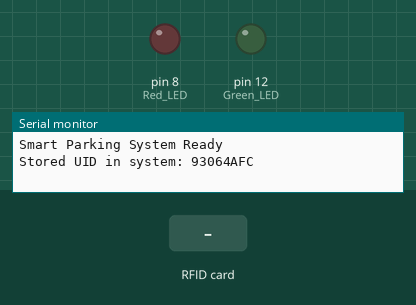
This sketch was run on a simulated Arduino Uno, built with avr-gcc and run on an emulated ATmega328P. On the bench: output pins drawn as LEDs (lit = HIGH), the last lines printed to the serial monitor. Inputs (shaded band) come from the test bench.

Above: at 1.2 s.
1.3 s: RFID card 93 06 4A FC held to the reader
At 2.1 s:
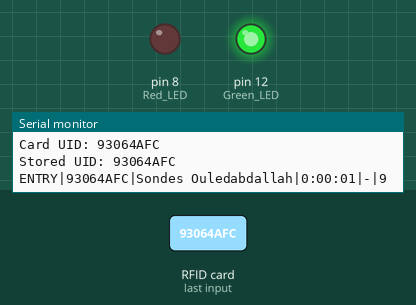
3.8 s: RFID card 5E 7A 19 C4 held to the reader
At 4.5 s:
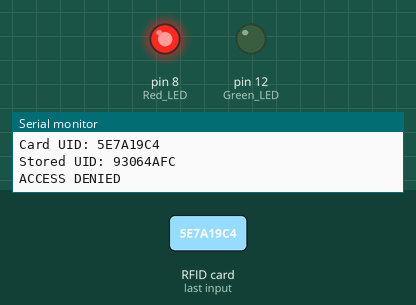
Timing chart, 0 to 7.3 s (numbered marks = the images above; inputs shaded):
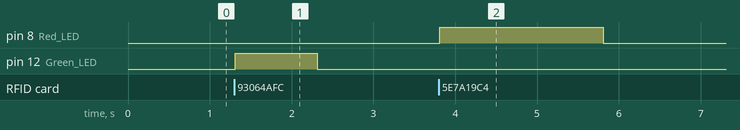

Measured:
- after the input at 1.3 s, pin 12 (Green_LED): LOW → HIGH at once, → LOW 1.0 s later
- after the input at 3.8 s, pin 8 (Red_LED): LOW → HIGH at once, → LOW 2.0 s later

The sketch:

parking.ino
```cpp
#include <Wire.h>
#include <SPI.h>
#include <Adafruit_PN532.h>

#define PN532_IRQ   (2)
#define PN532_RESET (3)

Adafruit_PN532 nfc(PN532_IRQ, PN532_RESET);

// Allowed UID for the card
String allowedUIDs[] = {
  "93064AFC"  // Your RFID card UID
};

// Person name associated with the UID
String personNames[] = {
  "Sondes Ouledabdallah"
};

int availablePlaces = 10;
unsigned long lastEntryTimes[10] = {0};
String currentUIDs[10] = {""};
int parkedCount = 0;

void setup(void) {
  Serial.begin(115200);
  while (!Serial) delay(10);

  pinMode(12, OUTPUT);  // Green LED
  pinMode(8, OUTPUT);   // Red LED

  nfc.begin();

  uint32_t versiondata = nfc.getFirmwareVersion();
  if (!versiondata) {
    Serial.print("Didn't find PN53x board");
    while (1);
  }

  Serial.println("\nSmart Parking System Ready");
  Serial.print("Stored UID in system: ");
  Serial.println(allowedUIDs[0]);
}

void loop(void) {
  uint8_t success;
  uint8_t uid[] = { 0, 0, 0, 0, 0, 0, 0 };
  uint8_t uidLength;

  success = nfc.readPassiveTargetID(PN532_MIFARE_ISO14443A, uid, &uidLength);

  if (success) {
    String cardUID = "";
    for (uint8_t i = 0; i < uidLength; i++) {
      if (uid[i] < 0x10) cardUID += "0";
      cardUID += String(uid[i], HEX);
    }
    cardUID.toUpperCase();

    // Debug print
    Serial.println("\n=== Card Scanned ===");
    Serial.print("Card UID: ");
    Serial.println(cardUID);
    Serial.print("Stored UID: ");
    Serial.println(allowedUIDs[0]);

    // Check if the scanned UID matches any allowed UID
    if (isUIDAllowed(cardUID)) {
      String personName = getPersonName(cardUID);

      // Check if card is already registered as parked
      int parkedIndex = -1;
      for(int i = 0; i < parkedCount; i++) {
        if(currentUIDs[i] == cardUID) {
          parkedIndex = i;
          break;
        }
      }

      if(parkedIndex == -1) { // Entry
        if(parkedCount < 10 && availablePlaces > 0) {
          currentUIDs[parkedCount] = cardUID;
          lastEntryTimes[parkedCount] = millis();
          parkedCount++;
          availablePlaces--;

          Serial.print("ENTRY|");
          Serial.print(cardUID);
          Serial.print("|");
          Serial.print(personName);
          Serial.print("|");
          Serial.print(formatTime(millis()));
          Serial.print("|");
          Serial.print("-");
          Serial.print("|");
          Serial.println(availablePlaces);

          digitalWrite(12, HIGH); // Green LED
          delay(1000);
          digitalWrite(12, LOW);
        }
      } else { // Exit
        unsigned long duration = millis() - lastEntryTimes[parkedIndex];

        Serial.print("EXIT|");
        Serial.print(cardUID);
        Serial.print("|");
        Serial.print(personName);
        Serial.print("|");
        Serial.print(formatTime(lastEntryTimes[parkedIndex]));
        Serial.print("|");
        Serial.print(formatTime(millis()));
        Serial.print("|");
        Serial.println(availablePlaces + 1);

        for(int i = parkedIndex; i < parkedCount - 1; i++) {
          currentUIDs[i] = currentUIDs[i + 1];
          lastEntryTimes[i] = lastEntryTimes[i + 1];
        }
        parkedCount--;
        availablePlaces++;

        digitalWrite(12, HIGH); // Green LED
        delay(1000);
        digitalWrite(12, LOW);
      }
    } else {
      // Access Denied: UID not recognized
      Serial.println("ACCESS DENIED");
      digitalWrite(8, HIGH); // Red LED
      delay(2000);
      digitalWrite(8, LOW);
    }
  }
}

bool isUIDAllowed(String uid) {
  for (int i = 0; i < sizeof(allowedUIDs) / sizeof(allowedUIDs[0]); i++) {
    if (allowedUIDs[i] == uid) {
      return true;
    }
  }
  return false;
}

String formatTime(unsigned long millisTime) {
  unsigned long seconds = millisTime / 1000;
  unsigned long minutes = seconds / 60;
  unsigned long hours = minutes / 60;
  seconds = seconds % 60;
  minutes = minutes % 60;

  String timeString = String(hours) + ":" +
                     (minutes < 10 ? "0" : "") + String(minutes) + ":" +
                     (seconds < 10 ? "0" : "") + String(seconds);
  return timeString;
}

String getPersonName(String uid) {
  for (int i = 0; i < sizeof(allowedUIDs) / sizeof(allowedUIDs[0]); i++) {
    if (allowedUIDs[i] == uid) {
      return personNames[i];
    }
  }
  return "Unknown";
}
```
